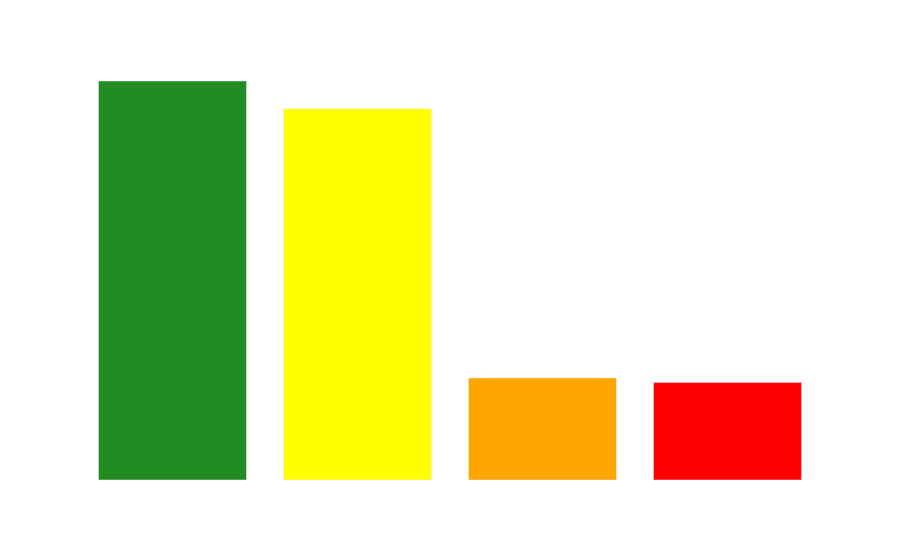

Notebook code cell kept with this figure:
### Code cell
import plotly.express as px
import pandas as pd

# Example data
df = pd.DataFrame({
    "Advisory Level": [1, 2, 3, 4],
    "Countries": [86, 80, 22, 21],
    "Label": ["Safe", "Caution", "Risky", "Danger"]
})

fig = px.bar(
    df,
    x="Advisory Level",
    y="Countries",
    color="Label",
    text="Countries",
    color_discrete_map={
        "Safe": "forestgreen",
        "Caution": "yellow",
        "Risky": "orange",
        "Danger": "red"
    }
)

fig.update_layout(
    #title="How Many Countries the US Deems Safe or Risky",
    xaxis_title="US Travel Advisory Level",
    yaxis_title="Number of Countries",
    showlegend=False,
    xaxis=dict(
        tickmode='array',
        tickvals=[1, 2, 3, 4],
        ticktext=["Level 1", "Level 2", "Level 3", "Level 4"]
    ),
    paper_bgcolor="rgba(0,0,0,0)",
    plot_bgcolor="rgba(0,0,0,0)",
    xaxis_gridcolor="rgba(255,255,255,0.1)",
    yaxis_gridcolor="rgba(255,255,255,0.1)",
    font=dict(color="white")
)

fig.update_traces(textposition='outside')

fig.write_html(
    "../../img/traveladvice.html",
    full_html=True,
    include_plotlyjs="cdn",
    config={"responsive": True}
)

fig.show()

### Figure 1 — Plotly figure (JSON) as saved in the notebook; plotly's stock layout.template omitted (floating-point values rounded to 4 significant figures)
{"data": [{"hovertemplate": "Label=Safe<br>Advisory Level=%{x}<br>Countries=%{text}<extra></extra>", "legendgroup": "Safe", "marker": {"color": "forestgreen", "pattern": {"shape": ""}}, "name": "Safe", "orientation": "v", "showlegend": true, "text": [86.0], "textposition": "outside", "type": "bar", "x": [1], "xaxis": "x", "y": [86], "yaxis": "y"}, {"hovertemplate": "Label=Caution<br>Advisory Level=%{x}<br>Countries=%{text}<extra></extra>", "legendgroup": "Caution", "marker": {"color": "yellow", "pattern": {"shape": ""}}, "name": "Caution", "orientation": "v", "showlegend": true, "text": [80.0], "textposition": "outside", "type": "bar", "x": [2], "xaxis": "x", "y": [80], "yaxis": "y"}, {"hovertemplate": "Label=Risky<br>Advisory Level=%{x}<br>Countries=%{text}<extra></extra>", "legendgroup": "Risky", "marker": {"color": "orange", "pattern": {"shape": ""}}, "name": "Risky", "orientation": "v", "showlegend": true, "text": [22.0], "textposition": "outside", "type": "bar", "x": [3], "xaxis": "x", "y": [22], "yaxis": "y"}, {"hovertemplate": "Label=Danger<br>Advisory Level=%{x}<br>Countries=%{text}<extra></extra>", "legendgroup": "Danger", "marker": {"color": "red", "pattern": {"shape": ""}}, "name": "Danger", "orientation": "v", "showlegend": true, "text": [21.0], "textposition": "outside", "type": "bar", "x": [4], "xaxis": "x", "y": [21], "yaxis": "y"}], "layout": {"barmode": "relative", "font": {"color": "white"}, "legend": {"title": {"text": "Label"}, "tracegroupgap": 0}, "margin": {"t": 60}, "paper_bgcolor": "rgba(0,0,0,0)", "plot_bgcolor": "rgba(0,0,0,0)", "showlegend": false, "xaxis": {"anchor": "y", "domain": [0, 1], "gridcolor": "rgba(255,255,255,0.1)", "tickmode": "array", "ticktext": ["Level 1", "Level 2", "Level 3", "Level 4"], "tickvals": [1, 2, 3, 4], "title": {"text": "US Travel Advisory Level"}}, "yaxis": {"anchor": "x", "domain": [0, 1], "gridcolor": "rgba(255,255,255,0.1)", "title": {"text": "Number of Countries"}}}}
